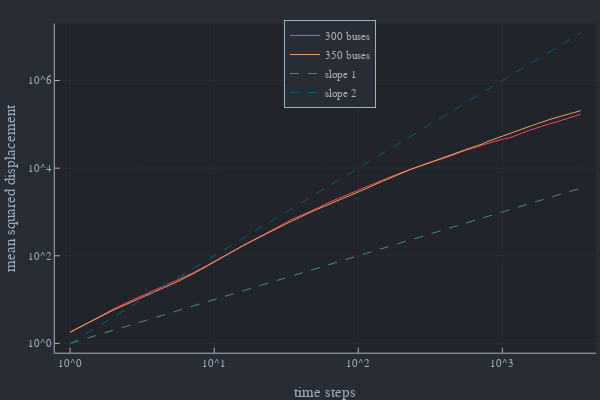

Here is the notebook cell this chart was saved with:
### Code cell
plot(s,R2_300[2:end],xlim=[1,N],ylim=[1,N^2],legend=:top,xlab="time steps",ylab="mean squared displacement",lab="300 buses")
plot!(s,R2_350[2:end],xlim=[1,N],ylim=[1,N^2],legend=:top,lab="350 buses")
plot!(s,s,lab="slope 1",linestyle=:dash)
plot!(s,s.^2,lab="slope 2",linestyle=:dash)
xaxis!(:log);yaxis!(:log)

### Figure 1 — Plotly figure (JSON) as saved in the notebook; plotly's stock layout.template omitted (floating-point values rounded to 4 significant figures; data arrays with more than 128 entries replaced by an {"elided": "..."} marker saying what was removed)
{"data": [{"colorbar": {"title": {"text": ""}}, "legendgroup": "300 buses", "line": {"color": "rgba(254, 67, 101, 1.000)", "dash": "solid", "shape": "linear", "width": 1}, "mode": "lines", "name": "300 buses", "showlegend": true, "type": "scatter", "x": {"elided": "3499 int values"}, "xaxis": "x", "y": {"elided": "3499 float values"}, "yaxis": "y", "zmax": null, "zmin": null}, {"colorbar": {"title": {"text": ""}}, "legendgroup": "350 buses", "line": {"color": "rgba(236, 162, 92, 1.000)", "dash": "solid", "shape": "linear", "width": 1}, "mode": "lines", "name": "350 buses", "showlegend": true, "type": "scatter", "x": {"elided": "3499 int values"}, "xaxis": "x", "y": {"elided": "3499 float values"}, "yaxis": "y", "zmax": null, "zmin": null}, {"colorbar": {"title": {"text": ""}}, "legendgroup": "slope 1", "line": {"color": "rgba(63, 151, 120, 1.000)", "dash": "dash", "shape": "linear", "width": 1}, "mode": "lines", "name": "slope 1", "showlegend": true, "type": "scatter", "x": {"elided": "3499 int values"}, "xaxis": "x", "y": {"elided": "3499 int values"}, "yaxis": "y", "zmax": null, "zmin": null}, {"colorbar": {"title": {"text": ""}}, "legendgroup": "slope 2", "line": {"color": "rgba(0, 93, 127, 1.000)", "dash": "dash", "shape": "linear", "width": 1}, "mode": "lines", "name": "slope 2", "showlegend": true, "type": "scatter", "x": {"elided": "3499 int values"}, "xaxis": "x", "y": {"elided": "3499 int values"}, "yaxis": "y", "zmax": null, "zmin": null}], "layout": {"annotations": [], "height": 400, "legend": {"bgcolor": "rgba(40, 44, 52, 1.000)", "bordercolor": "rgba(158, 177, 190, 1.000)", "borderwidth": 1, "font": {"color": "rgba(173, 178, 183, 1.000)", "family": "sans-serif", "size": 11}, "title": {"font": {"color": "rgba(173, 178, 183, 1.000)", "family": "sans-serif", "size": 15}, "text": ""}, "tracegroupgap": 0, "traceorder": "normal", "x": 0.55, "xanchor": "center", "y": 1, "yanchor": "top"}, "margin": {"b": 20, "l": 0, "r": 0, "t": 20}, "paper_bgcolor": "rgba(40, 44, 52, 1.000)", "plot_bgcolor": "rgba(33, 37, 43, 1.000)", "showlegend": true, "width": 600, "xaxis": {"anchor": "y", "domain": [0.09128, 0.9934], "gridcolor": "rgba(173, 178, 183, 0.100)", "gridwidth": 0.5, "linecolor": "rgba(173, 178, 183, 1.000)", "mirror": false, "range": [-0.1063, 3.65], "showgrid": true, "showline": true, "showticklabels": true, "tickangle": 0, "tickcolor": "rgb(173, 178, 183)", "tickfont": {"color": "rgba(158, 177, 190, 1.000)", "family": "sans-serif", "size": 11}, "tickmode": "array", "ticks": "inside", "ticktext": ["10^0", "10^1", "10^2", "10^3"], "tickvals": [1, 10, 100, 1000], "title": {"font": {"color": "rgba(158, 177, 190, 1.000)", "family": "sans-serif", "size": 15}, "text": "time steps"}, "type": "log", "visible": true, "zeroline": false, "zerolinecolor": "rgba(173, 178, 183, 1.000)"}, "yaxis": {"anchor": "x", "domain": [0.07581, 0.9902], "gridcolor": "rgba(173, 178, 183, 0.100)", "gridwidth": 0.5, "linecolor": "rgba(173, 178, 183, 1.000)", "mirror": false, "range": [-0.2126, 7.301], "showgrid": true, "showline": true, "showticklabels": true, "tickangle": 0, "tickcolor": "rgb(173, 178, 183)", "tickfont": {"color": "rgba(158, 177, 190, 1.000)", "family": "sans-serif", "size": 11}, "tickmode": "array", "ticks": "inside", "ticktext": ["10^0", "10^2", "10^4", "10^6"], "tickvals": [1, 100, 10000, 1000000], "title": {"font": {"color": "rgba(158, 177, 190, 1.000)", "family": "sans-serif", "size": 15}, "text": "mean squared displacement"}, "type": "log", "visible": true, "zeroline": false, "zerolinecolor": "rgba(173, 178, 183, 1.000)"}}}
